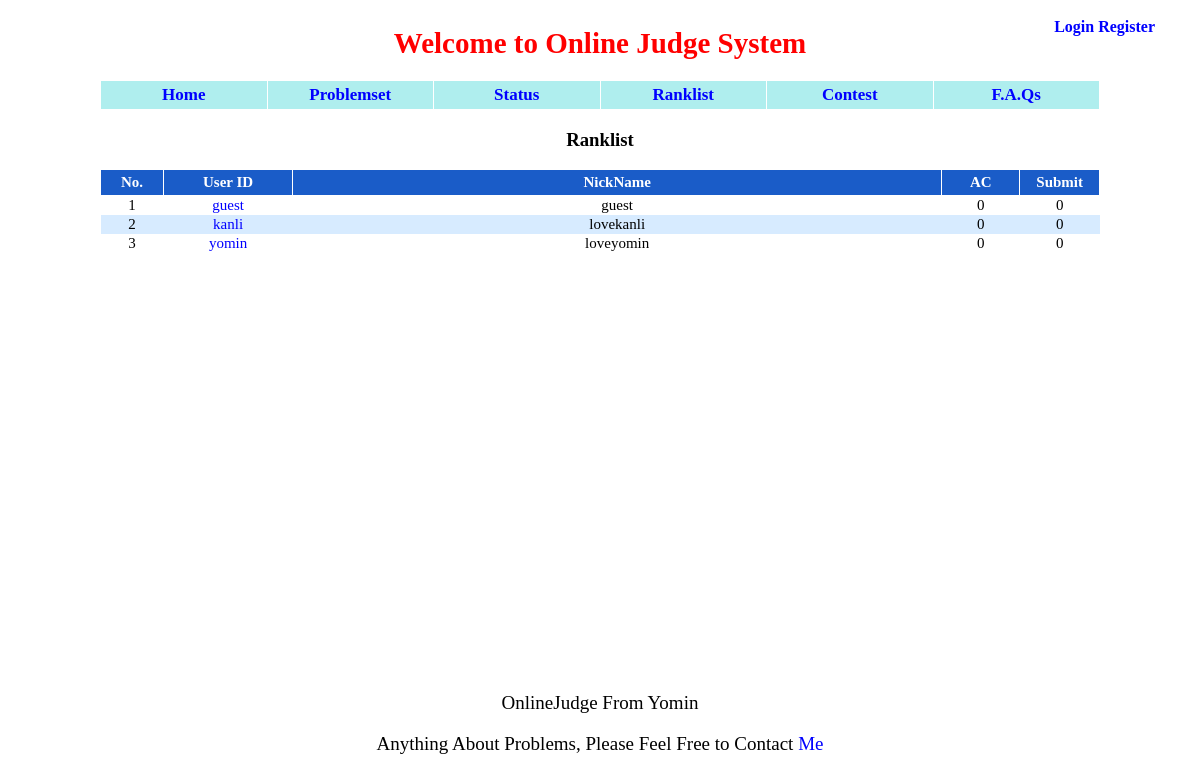
Page /ranklist/ on the committed database.
### appfile/models.py (models this page shows, shortened)
class User(db.Model):
    userID = db.Column(db.String(22), primary_key = True, unique = True)
    nickname = db.Column(db.String(22),unique = True)
    password = db.Column(db.String(100), index = True, unique = True)
    is_admin = db.Column(db.Boolean)
    ac_count = db.Column(db.Integer, default = 0)
    submit_count = db.Column(db.Integer, default = 0)

### appfile/views.py (the view)
@app.route('/ranklist/')
@app.route('/ranklist/<int:start>')
def show_ranklist(start = 1):
    user_count = User.query.count()
    if start > user_count:
        return "error start"
    end = min(user_count, start + USER_NUM_ONE_PAGE - 1) + 1
    user_list = User.query.order_by(User.ac_count.desc(), User.submit_count, User.userID)[start - 1: end - 1]
    return render_template('ranklist.html', start = start, end = end, user_list = user_list)

### appfile/views.py (called while the page is built)
@app.before_request
def before_request():
    g.user = current_user
    if g.user.is_authenticated():
        g.url = url_for('userinfo',userID = g.user.userID)

### appfile/templates/ranklist.html (shortened to what this page needs)
{% extends "base.html" %}
{% block content %}
<center><h3>Ranklist</h3></center>
<table id="list">
    <tr>
        <th id="ps_is_ac"> No. </th>
        <th id="ps_pid"> User ID </th>
        <th id="ps_title" style="text-align:center"> NickName </th>
        <th id="ps_ac"> AC </th>
        <th id="ps_submit"> Submit </th>
    </tr>
    {% for i in range(start, end) %}
        <tr style="{{ loop.cycle('', 'background-color:#D7EBFF') }}">
            <td> {{ i }} </td>
            <td><a href={{ url_for('userinfo', userID = user_list[i - 1].userID) }}> {{ user_list[i - 1].userID }} </a></td>
            <td> {{ user_list[i - 1].nickname }} </td>
            <td> {{ user_list[i - 1].ac_count }} </td>
            <td> {{ user_list[i - 1].submit_count }} </td>
        </tr>
    {% endfor %}
</table>
{% endblock %}

### appfile/static/css/style.css (style rules this page uses)
a:link { text-decoration: none; color: blue; }
#ps_is_ac { width: 50px; }
#ps_pid { width: 120px; }
#ps_title { width: 675px; }
#ps_ac { width: 66px; }
#ps_submit { width: 66px; }
#list { width: 1000px; border-collapse: collapse; margin: 0 auto; font-size: 15px; text-align: center; }
#list th { padding: 4px 7px 4px 7px; background-color: #1A5CC8; border: 1px solid white; color: white; }

### rows in the picture
User: userID "guest", nickname "guest", ac_count "0", submit_count "0"
User: userID "kanli", nickname "lovekanli", ac_count "0", submit_count "0"
User: userID "yomin", nickname "loveyomin", ac_count "0", submit_count "0"

### other values in the picture
{{ i }} "1" "2" "3"
